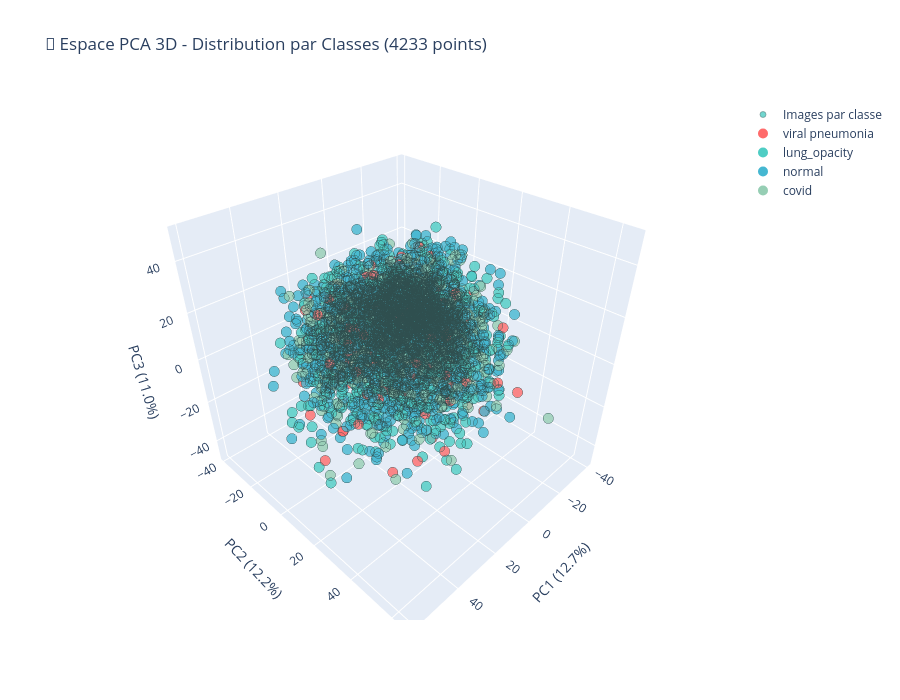
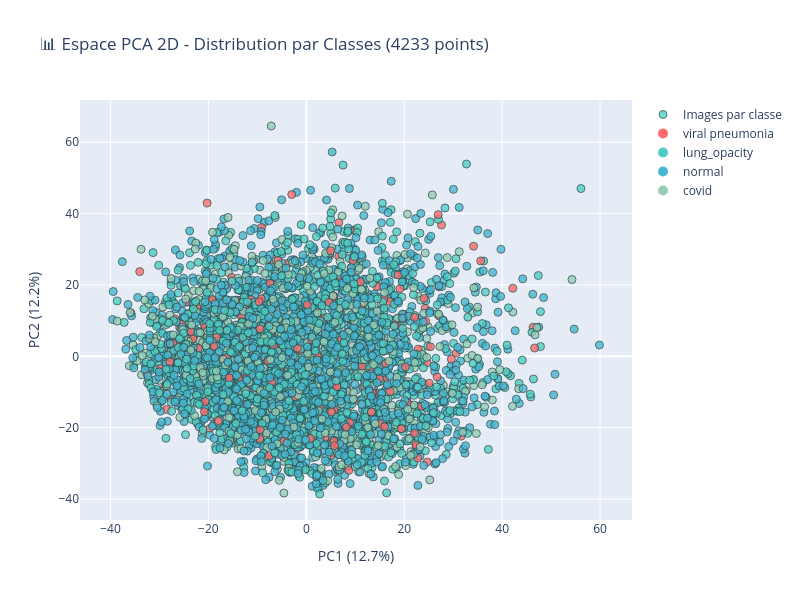

Write notebook code for charts like these, in order.
### Markdown cell above
## Prédiction Pipeline

### Code cell
# Prédiction
y_pred = pipeline.predict(X_test)

### Figure 1 — Plotly figure (JSON) as saved in the notebook; plotly's stock layout.template omitted (floating-point values rounded to 4 significant figures; data arrays with more than 128 entries replaced by an {"elided": "..."} marker saying what was removed)
{"data": [{"customdata": {"elided": "16932 str values"}, "hovertemplate": "<b>Image %{text}</b><br>Classe: %{customdata}<br>PC1: %{x:.3f}<br>PC2: %{y:.3f}<br>PC3: %{z:.3f}<br><extra></extra>", "marker": {"color": {"elided": "16932 int values"}, "colorscale": [[0, "#FF6B6B"], [0.3333, "#4ECDC4"], [0.6667, "#45B7D1"], [1, "#96CEB4"]], "line": {"color": "DarkSlateGrey", "width": 0.5}, "opacity": 0.8, "showscale": false, "size": 6}, "mode": "markers", "name": "Images par classe", "text": {"elided": "4233 float values"}, "type": "scatter3d", "x": {"elided": "4233 float values"}, "y": {"elided": "4233 float values"}, "z": {"elided": "4233 float values"}}, {"marker": {"color": "#FF6B6B", "size": 10}, "mode": "markers", "name": "viral pneumonia", "showlegend": true, "type": "scatter3d", "x": [null], "y": [null], "z": [null]}, {"marker": {"color": "#4ECDC4", "size": 10}, "mode": "markers", "name": "lung_opacity", "showlegend": true, "type": "scatter3d", "x": [null], "y": [null], "z": [null]}, {"marker": {"color": "#45B7D1", "size": 10}, "mode": "markers", "name": "normal", "showlegend": true, "type": "scatter3d", "x": [null], "y": [null], "z": [null]}, {"marker": {"color": "#96CEB4", "size": 10}, "mode": "markers", "name": "covid", "showlegend": true, "type": "scatter3d", "x": [null], "y": [null], "z": [null]}], "layout": {"height": 700, "scene": {"xaxis": {"title": {"text": "PC1 (12.7%)"}}, "yaxis": {"title": {"text": "PC2 (12.2%)"}}, "zaxis": {"title": {"text": "PC3 (11.0%)"}}}, "title": {"text": "🎲 Espace PCA 3D - Distribution par Classes (4233 points)"}, "width": 900}}

### Figure 2 — Plotly figure (JSON) as saved in the notebook; plotly's stock layout.template omitted (floating-point values rounded to 4 significant figures; data arrays with more than 128 entries replaced by an {"elided": "..."} marker saying what was removed)
{"data": [{"customdata": {"elided": "16932 str values"}, "hovertemplate": "<b>Image %{text}</b><br>Classe: %{customdata}<br>PC1: %{x:.3f}<br>PC2: %{y:.3f}<br><extra></extra>", "marker": {"color": {"elided": "16932 int values"}, "colorscale": [[0, "#FF6B6B"], [0.3333, "#4ECDC4"], [0.6667, "#45B7D1"], [1, "#96CEB4"]], "line": {"color": "DarkSlateGrey", "width": 1}, "opacity": 0.8, "showscale": false, "size": 8}, "mode": "markers", "name": "Images par classe", "text": {"elided": "4233 float values"}, "type": "scatter", "x": {"elided": "4233 float values"}, "y": {"elided": "4233 float values"}}, {"marker": {"color": "#FF6B6B", "size": 10}, "mode": "markers", "name": "viral pneumonia", "showlegend": true, "type": "scatter", "x": [null], "y": [null]}, {"marker": {"color": "#4ECDC4", "size": 10}, "mode": "markers", "name": "lung_opacity", "showlegend": true, "type": "scatter", "x": [null], "y": [null]}, {"marker": {"color": "#45B7D1", "size": 10}, "mode": "markers", "name": "normal", "showlegend": true, "type": "scatter", "x": [null], "y": [null]}, {"marker": {"color": "#96CEB4", "size": 10}, "mode": "markers", "name": "covid", "showlegend": true, "type": "scatter", "x": [null], "y": [null]}], "layout": {"height": 600, "title": {"text": "📊 Espace PCA 2D - Distribution par Classes (4233 points)"}, "width": 800, "xaxis": {"title": {"text": "PC1 (12.7%)"}}, "yaxis": {"title": {"text": "PC2 (12.2%)"}}}}
